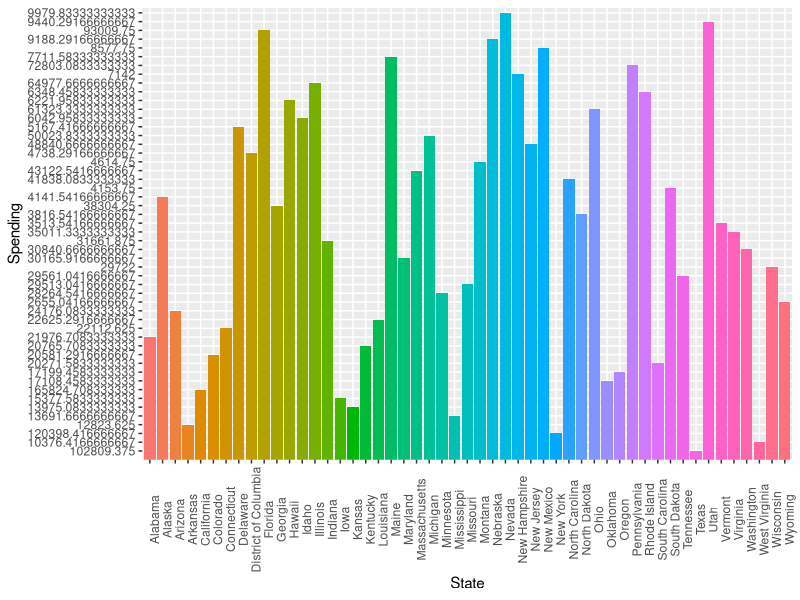

Reproduce this figure in R.
library(dplyr)
library(magrittr)
library(ggplot2)
library(tidyverse)
rawdat <- readLines("healthcare-spending.csv")
rawdat <- rawdat[3:56] # Manually remove some lines of text
dat <- read.csv(text=rawdat,header=TRUE)
rows <- as.matrix(dat[1])
dat <- as.data.frame(dat[,-1])

means <- as.matrix(rowMeans(dat))

mean_spending <- as.data.frame(as.matrix(cbind(rows,means)))

# Remove the first US entry which is not a state
mean_state_spending <- mean_spending[2:length(mean_spending[,1]),]
names(mean_state_spending) <- c("State","Spending")

ggplot(data = mean_state_spending, aes(x = State, y = Spending, fill = State)) + 
  geom_bar(stat="identity") +
  theme(axis.text.x = element_text(angle = 90)) + 
  theme(legend.position = "none")

